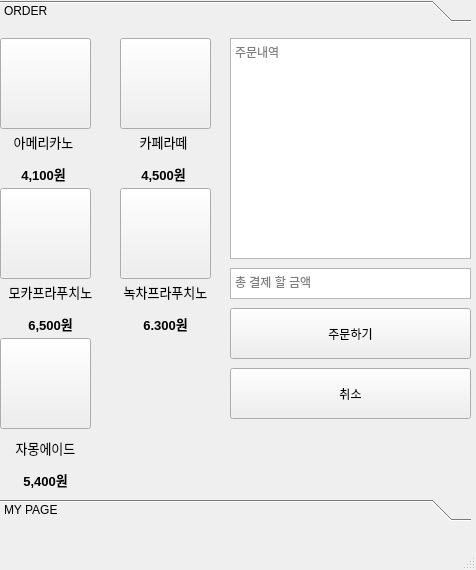
<?xml version="1.0" encoding="UTF-8"?>
<ui version="4.0">
 <class>MainWindow</class>
 <widget class="QMainWindow" name="MainWindow">
  <property name="geometry">
   <rect>
    <x>0</x>
    <y>0</y>
    <width>476</width>
    <height>570</height>
   </rect>
  </property>
  <property name="windowTitle">
   <string>MainWindow</string>
  </property>
  <widget class="QWidget" name="centralwidget">
   <widget class="QStackedWidget" name="stackedWidget">
    <property name="geometry">
     <rect>
      <x>0</x>
      <y>0</y>
      <width>481</width>
      <height>521</height>
     </rect>
    </property>
    <property name="currentIndex">
     <number>0</number>
    </property>
    <widget class="QWidget" name="page_2">
     <widget class="QToolBox" name="toolBox">
      <property name="geometry">
       <rect>
        <x>0</x>
        <y>0</y>
        <width>471</width>
        <height>521</height>
       </rect>
      </property>
      <property name="currentIndex">
       <number>0</number>
      </property>
      <widget class="QWidget" name="page_3">
       <property name="geometry">
        <rect>
         <x>0</x>
         <y>0</y>
         <width>471</width>
         <height>459</height>
        </rect>
       </property>
       <attribute name="label">
        <string>ORDER</string>
       </attribute>
       <widget class="QTextBrowser" name="order_Browser">
        <property name="geometry">
         <rect>
          <x>230</x>
          <y>10</y>
          <width>241</width>
          <height>221</height>
         </rect>
        </property>
        <property name="placeholderText">
         <string>주문내역</string>
        </property>
       </widget>
       <widget class="QTextBrowser" name="money_total_Browser">
        <property name="geometry">
         <rect>
          <x>230</x>
          <y>240</y>
          <width>241</width>
          <height>31</height>
         </rect>
        </property>
        <property name="placeholderText">
         <string>총 결제 할 금액</string>
        </property>
       </widget>
       <widget class="QPushButton" name="Americano_Button">
        <property name="geometry">
         <rect>
          <x>0</x>
          <y>10</y>
          <width>91</width>
          <height>91</height>
         </rect>
        </property>
        <property name="styleSheet">
         <string notr="true">border-image: url(:/newPrefix/ame3.jpg);</string>
        </property>
        <property name="text">
         <string/>
        </property>
       </widget>
       <widget class="QPushButton" name="cafelatte_Button">
        <property name="geometry">
         <rect>
          <x>120</x>
          <y>10</y>
          <width>91</width>
          <height>91</height>
         </rect>
        </property>
        <property name="styleSheet">
         <string notr="true">border-image: url(:/newPrefix/스타벅스/doll1.jpg);</string>
        </property>
        <property name="text">
         <string/>
        </property>
        <property name="iconSize">
         <size>
          <width>200</width>
          <height>200</height>
         </size>
        </property>
       </widget>
       <widget class="QPushButton" name="Mocha_Button">
        <property name="geometry">
         <rect>
          <x>0</x>
          <y>160</y>
          <width>91</width>
          <height>91</height>
         </rect>
        </property>
        <property name="styleSheet">
         <string notr="true"/>
        </property>
        <property name="text">
         <string/>
        </property>
       </widget>
       <widget class="QPushButton" name="GreenTea_Button">
        <property name="geometry">
         <rect>
          <x>120</x>
          <y>160</y>
          <width>91</width>
          <height>91</height>
         </rect>
        </property>
        <property name="styleSheet">
         <string notr="true"/>
        </property>
        <property name="text">
         <string/>
        </property>
       </widget>
       <widget class="QPushButton" name="aid_Button">
        <property name="geometry">
         <rect>
          <x>0</x>
          <y>310</y>
          <width>91</width>
          <height>91</height>
         </rect>
        </property>
        <property name="styleSheet">
         <string notr="true"/>
        </property>
        <property name="text">
         <string/>
        </property>
       </widget>
       <widget class="QLabel" name="label_2">
        <property name="geometry">
         <rect>
          <x>10</x>
          <y>100</y>
          <width>67</width>
          <height>61</height>
         </rect>
        </property>
        <property name="text">
         <string>&lt;html&gt;&lt;head/&gt;&lt;body&gt;&lt;p align=&quot;center&quot;&gt;&lt;span style=&quot; font-size:10pt;&quot;&gt;아메리카노&lt;/span&gt;&lt;/p&gt;&lt;p align=&quot;center&quot;&gt;&lt;span style=&quot; font-size:10pt; font-weight:600;&quot;&gt;4,100원&lt;/span&gt;&lt;/p&gt;&lt;/body&gt;&lt;/html&gt;</string>
        </property>
       </widget>
       <widget class="QLabel" name="label_3">
        <property name="geometry">
         <rect>
          <x>130</x>
          <y>100</y>
          <width>67</width>
          <height>61</height>
         </rect>
        </property>
        <property name="text">
         <string>&lt;html&gt;&lt;head/&gt;&lt;body&gt;&lt;p align=&quot;center&quot;&gt;&lt;span style=&quot; font-size:10pt;&quot;&gt;카페라떼&lt;/span&gt;&lt;/p&gt;&lt;p align=&quot;center&quot;&gt;&lt;span style=&quot; font-size:10pt; font-weight:600;&quot;&gt;4,500원&lt;/span&gt;&lt;/p&gt;&lt;/body&gt;&lt;/html&gt;</string>
        </property>
       </widget>
       <widget class="QLabel" name="label_4">
        <property name="geometry">
         <rect>
          <x>0</x>
          <y>250</y>
          <width>101</width>
          <height>61</height>
         </rect>
        </property>
        <property name="text">
         <string>&lt;html&gt;&lt;head/&gt;&lt;body&gt;&lt;p align=&quot;center&quot;&gt;&lt;span style=&quot; font-size:10pt;&quot;&gt;모카프라푸치노&lt;/span&gt;&lt;/p&gt;&lt;p align=&quot;center&quot;&gt;&lt;span style=&quot; font-size:10pt; font-weight:600;&quot;&gt;6,500원&lt;/span&gt;&lt;/p&gt;&lt;/body&gt;&lt;/html&gt;</string>
        </property>
       </widget>
       <widget class="QLabel" name="label_5">
        <property name="geometry">
         <rect>
          <x>110</x>
          <y>250</y>
          <width>111</width>
          <height>61</height>
         </rect>
        </property>
        <property name="text">
         <string>&lt;html&gt;&lt;head/&gt;&lt;body&gt;&lt;p align=&quot;center&quot;&gt;&lt;span style=&quot; font-size:10pt;&quot;&gt;녹차프라푸치노&lt;/span&gt;&lt;/p&gt;&lt;p align=&quot;center&quot;&gt;&lt;span style=&quot; font-size:10pt; font-weight:600;&quot;&gt;6.300원&lt;/span&gt;&lt;/p&gt;&lt;/body&gt;&lt;/html&gt;</string>
        </property>
       </widget>
       <widget class="QLabel" name="label_6">
        <property name="geometry">
         <rect>
          <x>0</x>
          <y>410</y>
          <width>91</width>
          <height>51</height>
         </rect>
        </property>
        <property name="text">
         <string>&lt;html&gt;&lt;head/&gt;&lt;body&gt;&lt;p align=&quot;center&quot;&gt;&lt;span style=&quot; font-size:10pt;&quot;&gt;자몽에이드&lt;/span&gt;&lt;/p&gt;&lt;p align=&quot;center&quot;&gt;&lt;span style=&quot; font-size:10pt; font-weight:600;&quot;&gt;5,400원&lt;/span&gt;&lt;/p&gt;&lt;/body&gt;&lt;/html&gt;</string>
        </property>
       </widget>
       <widget class="QPushButton" name="order_Button">
        <property name="geometry">
         <rect>
          <x>230</x>
          <y>280</y>
          <width>241</width>
          <height>51</height>
         </rect>
        </property>
        <property name="text">
         <string>주문하기</string>
        </property>
       </widget>
       <widget class="QPushButton" name="cancel_Button">
        <property name="geometry">
         <rect>
          <x>230</x>
          <y>340</y>
          <width>241</width>
          <height>51</height>
         </rect>
        </property>
        <property name="text">
         <string>취소</string>
        </property>
       </widget>
      </widget>
      <widget class="QWidget" name="page_4">
       <property name="geometry">
        <rect>
         <x>0</x>
         <y>0</y>
         <width>471</width>
         <height>459</height>
        </rect>
       </property>
       <attribute name="label">
        <string>MY PAGE</string>
       </attribute>
       <widget class="QTextBrowser" name="old_drder_Browser">
        <property name="geometry">
         <rect>
          <x>20</x>
          <y>130</y>
          <width>431</width>
          <height>311</height>
         </rect>
        </property>
        <property name="html">
         <string>&lt;!DOCTYPE HTML PUBLIC &quot;-//W3C//DTD HTML 4.0//EN&quot; &quot;http://www.w3.org/TR/REC-html40/strict.dtd&quot;&gt;
&lt;html&gt;&lt;head&gt;&lt;meta name=&quot;qrichtext&quot; content=&quot;1&quot; /&gt;&lt;style type=&quot;text/css&quot;&gt;
p, li { white-space: pre-wrap; }
&lt;/style&gt;&lt;/head&gt;&lt;body style=&quot; font-family:'Ubuntu'; font-size:11pt; font-weight:400; font-style:normal;&quot;&gt;
&lt;p style=&quot;-qt-paragraph-type:empty; margin-top:0px; margin-bottom:0px; margin-left:0px; margin-right:0px; -qt-block-indent:0; text-indent:0px;&quot;&gt;&lt;br /&gt;&lt;/p&gt;&lt;/body&gt;&lt;/html&gt;</string>
        </property>
        <property name="placeholderText">
         <string/>
        </property>
       </widget>
       <widget class="QPushButton" name="secession_Button">
        <property name="geometry">
         <rect>
          <x>60</x>
          <y>40</y>
          <width>101</width>
          <height>41</height>
         </rect>
        </property>
        <property name="text">
         <string>회원탈퇴</string>
        </property>
       </widget>
       <widget class="QPushButton" name="change_Button">
        <property name="geometry">
         <rect>
          <x>190</x>
          <y>40</y>
          <width>101</width>
          <height>41</height>
         </rect>
        </property>
        <property name="text">
         <string>암호변경</string>
        </property>
       </widget>
       <widget class="QPushButton" name="Lookup_Button">
        <property name="geometry">
         <rect>
          <x>320</x>
          <y>40</y>
          <width>101</width>
          <height>41</height>
         </rect>
        </property>
        <property name="text">
         <string>주문기록조회</string>
        </property>
       </widget>
       <widget class="QLabel" name="label">
        <property name="geometry">
         <rect>
          <x>26</x>
          <y>106</y>
          <width>131</width>
          <height>21</height>
         </rect>
        </property>
        <property name="text">
         <string>예전 주문기록</string>
        </property>
       </widget>
       <widget class="QLabel" name="label_7">
        <property name="geometry">
         <rect>
          <x>70</x>
          <y>0</y>
          <width>201</width>
          <height>31</height>
         </rect>
        </property>
        <property name="text">
         <string/>
        </property>
       </widget>
       <widget class="QLabel" name="label_9">
        <property name="geometry">
         <rect>
          <x>50</x>
          <y>10</y>
          <width>67</width>
          <height>17</height>
         </rect>
        </property>
        <property name="text">
         <string>ID</string>
        </property>
       </widget>
      </widget>
     </widget>
    </widget>
    <widget class="QWidget" name="page">
     <widget class="QTextBrowser" name="total_Browser">
      <property name="geometry">
       <rect>
        <x>50</x>
        <y>70</y>
        <width>371</width>
        <height>171</height>
       </rect>
      </property>
      <property name="placeholderText">
       <string> 주문내역</string>
      </property>
     </widget>
     <widget class="QTextBrowser" name="total_money_Browser">
      <property name="geometry">
       <rect>
        <x>170</x>
        <y>260</y>
        <width>251</width>
        <height>51</height>
       </rect>
      </property>
      <property name="placeholderText">
       <string>금액</string>
      </property>
     </widget>
     <widget class="QPushButton" name="caed_Button">
      <property name="geometry">
       <rect>
        <x>50</x>
        <y>350</y>
        <width>161</width>
        <height>61</height>
       </rect>
      </property>
      <property name="text">
       <string>카드 결제</string>
      </property>
     </widget>
     <widget class="QPushButton" name="Back_Button">
      <property name="geometry">
       <rect>
        <x>260</x>
        <y>350</y>
        <width>161</width>
        <height>61</height>
       </rect>
      </property>
      <property name="text">
       <string>돌아가기</string>
      </property>
     </widget>
    </widget>
    <widget class="QWidget" name="page_5">
     <widget class="QLabel" name="label_8">
      <property name="geometry">
       <rect>
        <x>50</x>
        <y>40</y>
        <width>281</width>
        <height>41</height>
       </rect>
      </property>
      <property name="text">
       <string>ID : </string>
      </property>
     </widget>
     <widget class="QLineEdit" name="lineEdit_2">
      <property name="geometry">
       <rect>
        <x>50</x>
        <y>90</y>
        <width>311</width>
        <height>41</height>
       </rect>
      </property>
      <property name="text">
       <string>Current Password</string>
      </property>
     </widget>
     <widget class="QLineEdit" name="lineEdit_3">
      <property name="geometry">
       <rect>
        <x>50</x>
        <y>160</y>
        <width>311</width>
        <height>41</height>
       </rect>
      </property>
      <property name="text">
       <string>changed password</string>
      </property>
     </widget>
     <widget class="QLineEdit" name="lineEdit_4">
      <property name="geometry">
       <rect>
        <x>50</x>
        <y>230</y>
        <width>311</width>
        <height>41</height>
       </rect>
      </property>
      <property name="text">
       <string>Confirm changed password</string>
      </property>
     </widget>
     <widget class="QPushButton" name="pushButton_11">
      <property name="geometry">
       <rect>
        <x>50</x>
        <y>300</y>
        <width>201</width>
        <height>41</height>
       </rect>
      </property>
      <property name="text">
       <string>암호변경</string>
      </property>
     </widget>
    </widget>
   </widget>
  </widget>
  <widget class="QMenuBar" name="menubar">
   <property name="geometry">
    <rect>
     <x>0</x>
     <y>0</y>
     <width>476</width>
     <height>28</height>
    </rect>
   </property>
  </widget>
  <widget class="QStatusBar" name="statusbar"/>
 </widget>
 <resources/>
 <connections/>
</ui>
